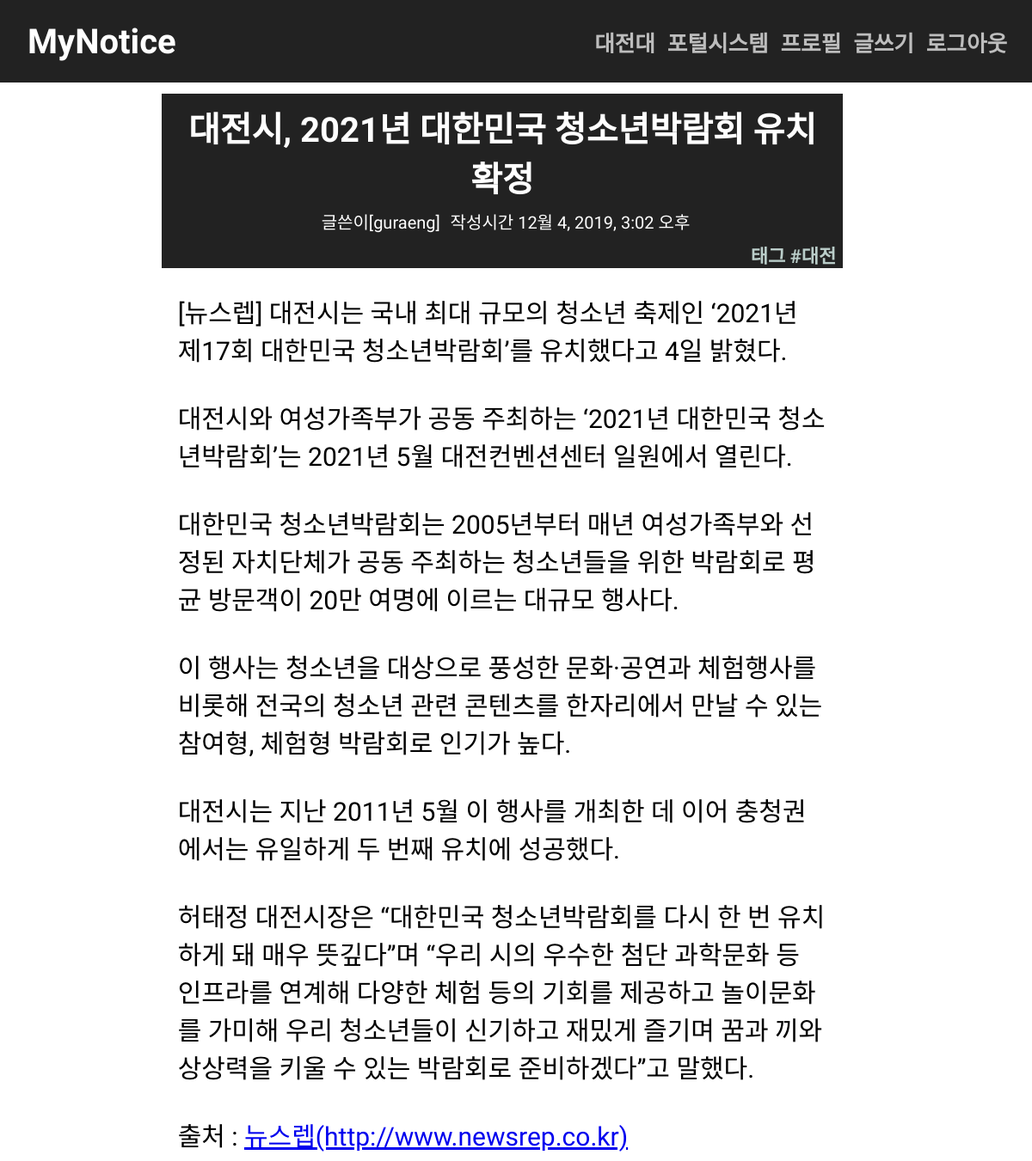
Screenshot of /notice/post/11 with the database file from the repository.
### notice/models.py (models this page shows)
class Post(models.Model):
    title = models.CharField(max_length=255)
    body = RichTextUploadingField()
    file = models.FileField(null=True, blank=True)
    create_date = models.DateTimeField(auto_now_add=True)
    tag = TaggableManager()
    creator = models.ForeignKey(
        User,
        related_name='posts',
        on_delete=models.SET_NULL,
        null=True
    )
    class Meta:
        ordering = ['-create_date']

### notice/views.py (the view)
# urls.py: path('post/<int:pk>', views.PostDetailView.as_view(), name='detail'),
class PostDetailView(DetailView):
    model = Post
    template_name = 'notice/detail.html'
    context_object_name = 'post'

### templates/notice/detail.html (shortened to what this page needs)
{% extends 'notice/base.html' %}
{% block content %}
	<div class="detail">
		<p id="title">{{ post.title|upper }}</p>
			<p><snap id="creator">글쓴이[{{ post.creator.get_username }}]</snap>
			<snap id="date">작성시간 {{ post.create_date }}</snap></p>
			<div id="det">태그
			{% for tag_name in post.tag.names %}
				<snap>#{{ tag_name }}</snap>
			{% endfor %}
			</div>
			</div>
	<div id="con">{{ post.body|safe }}
	</div>
{% endblock %}

### templates/notice/base.html (shortened to what this page needs)
{% load static %}
<html>
<head>
	<link rel="stylesheet" href="{% static 'css/tab_menu.css' %}">
	<link rel="stylesheet" href="{% static 'css/detail.css' %}">
	<link rel="stylesheet" href="{% static 'css/list.css' %}">
	<link rel="stylesheet" href="{% static 'css/post.css' %}">
</head>
<body>
<div class="top_menu">
	<a id="brand" href="{% url 'posts:list' %}">MyNotice</a>
	<nav>
		<a class="top_item" href="https://www.dju.ac.kr" target="_blank">대전대</a>
		<a class="top_item" href="https://portal.dju.ac.kr" target="_blank">포털시스템</a>
		<a class="top_item" href="#">프로필</a>
		<a class="top_item" href="{% url 'posts:posting' %}">글쓰기</a>
		<a class="top_item" href="{% url 'accounts:login' %}">로그아웃</a>
	</nav>
</div>
{% block content %}
{% endblock %}
</body>
</html>

### notice/static/css/tab_menu.css (style rules this page uses)
* { font-family: 'Gothic A1', sans-serif; }
.top_menu { position: fixed; top: 0; left: 0; right: 0; height: 3rem; padding: 2%; color : white; background: #222222; font-weight: bold; display: flex; justify-content: space-between; align-items: center; }
#brand { color: white; font-size: 2.5rem; text-decoration:none; padding-left:0.5rem; padding-right:0.5rem; }
.top_item { padding:5px; color: #BDBDBD; font-size: 1.6rem; text-decoration: none; }

### notice/static/css/detail.css (style rules this page uses)
body { padding-left: 15%; padding-right: 0; margin-top: 5%; }
.detail { margin-top: 1%; background: #222222; color: white; width: 85%; text-align: center; }
.detail p { margin:1%; padding:0; }
#title { font-size: 40px; margin-left: 1%; font-weight: bold; margin-right: 1%; padding-top: 10px; }
#date { margin-left: 1%; font-size:20px; }
#creator { margin-left:1%; font-size:20px; }
#det { margin-left: 1%; margin-right: 1%; font-size: 22px; color: #BACDC9; font-weight: bold; text-align: right; }
#con { width: 81%; margin-left: 2%; margin-top: 3%; font-size:30px; word-wrap: break-word; }

### notice/static/css/list.css (style rules this page uses)
body { padding-left:15%; padding-right:6vmin; padding-top: 3%; }

### notice/static/css/post.css (style rules this page uses)
body { margin-top: 4rem; }

### rows the page displays
Post: title "대전시, 2021년 대한민국 청소년박람회 유치 확정", creator.get_username "guraeng", create_date "12월 4, 2019, 3:02 오후", body "[뉴스렙] 대전시는 국내 최대 규모의 청소년 축제인 ‘2021년 제17회 대한민국 청소년박람회’를 유치했다고 4일 밝혔다. 대전시와 여성가족부가 공동 주최하는 ‘2021년 대한민국 청소년박람회’는 2021년 5월 대전컨벤션센터 일원에서 열린다. 대한민국 청소년박람회는 2005년부터 매년 여성가족부와 선정된 자치단체가 공동 주최하는 청소년들을 위한 박람회로 평균 방문객이 20만 여명에 이르는 대규모 행사다. 이 행사는 청소년을 대상으로 풍성한 문화·공연과 체험행사를 비롯해 전국의 청소년 관련 콘텐츠를 한자리에서 만날 수 있는 참여형, 체험형 박람회로 인기가 높다. 대전시는 지난 2011년 5월 이 행사를 개최한 데 이어 충청권에서는 유일하게 두 번째 유치에 성공했다. 허태정 대전시장은 “대한민국 청소년박람회를 다시 한 번 유치하게 돼 매우 뜻깊다”며 “우리 시의 우수한 첨단 과학문화 등 인프라를 연계해 다양한 체험 등의 기회를 제공하고 놀이문화를 가미해 우리 청소년들이 신기하고 재밌게 즐기며 꿈과 끼와 상상력을 키울 수 있는 박람회로 준비하겠다”고 말했다. 출처 : 뉴스렙(http://www.newsrep.co.kr)"

### other values shown
{{ tag_name }} "대전"
